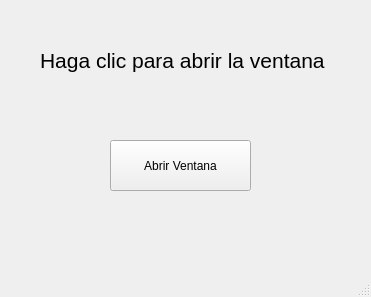
<?xml version="1.0" encoding="UTF-8"?>
<ui version="4.0">
 <class>ventana_principal</class>
 <widget class="QMainWindow" name="ventana_principal">
  <property name="geometry">
   <rect>
    <x>0</x>
    <y>0</y>
    <width>371</width>
    <height>297</height>
   </rect>
  </property>
  <property name="windowTitle">
   <string>Ventana Principal</string>
  </property>
  <widget class="QWidget" name="centralwidget">
   <widget class="QPushButton" name="boton_abrir">
    <property name="geometry">
     <rect>
      <x>110</x>
      <y>140</y>
      <width>141</width>
      <height>51</height>
     </rect>
    </property>
    <property name="text">
     <string>Abrir Ventana</string>
    </property>
   </widget>
   <widget class="QLabel" name="etiqueta">
    <property name="geometry">
     <rect>
      <x>40</x>
      <y>40</y>
      <width>291</width>
      <height>41</height>
     </rect>
    </property>
    <property name="font">
     <font>
      <pointsize>16</pointsize>
     </font>
    </property>
    <property name="text">
     <string>Haga clic para abrir la ventana</string>
    </property>
   </widget>
  </widget>
  <widget class="QStatusBar" name="barra_de_estado"/>
 </widget>
 <resources/>
 <connections/>
</ui>
